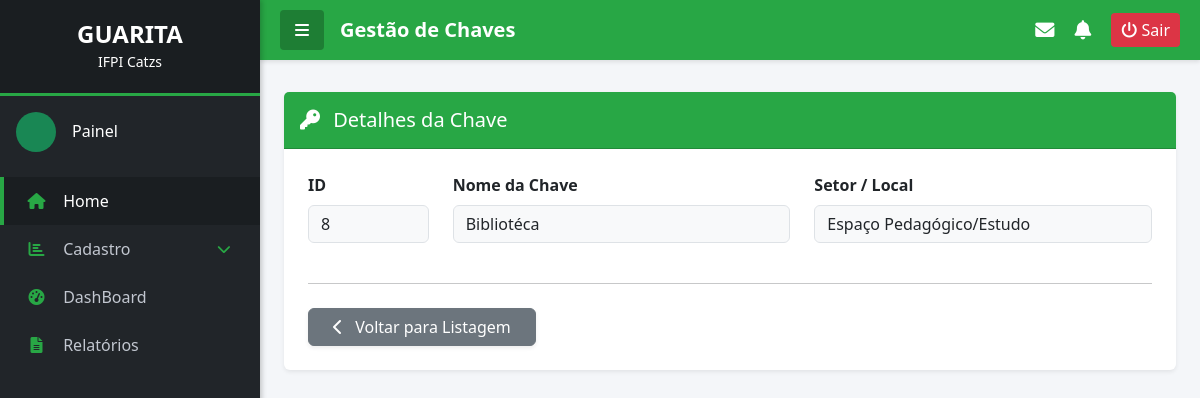
The page /chaves/detalhes/8/ on the database its author committed.
### controle_chaves/models.py (models this page shows, shortened)
class Chave(models.Model):
    nome = models.CharField(max_length=50) # Ex: Chave 01
    setor = models.CharField(max_length=100) # Ex: Laboratório de Informática
    disponivel = models.BooleanField(default=True)

### controle_chaves/views.py (the view)
# urls.py: path('chaves/detalhes/<int:id>/', views.detalhar_chave, name='detalhar_chave'),
def detalhar_chave(request, id):
    try:
        Chave_instancia = Chave.objects.get(pk=id)
    except Chave.DoesNotExist:
        messages.error(request, 'Chave não encontrada.')
        return redirect('listar_chave')
    contexto = {
        'chave': Chave_instancia
    }
    return render(request, 'home/chaves/detalhes.html', contexto)

### controle_chaves/templates/home/chaves/detalhes.html (shortened to what this page needs)
{% extends "home/base.html" %}
{% block conteudo %}
<div class="container-fluid px-0">
    <div class="row justify-content-center">
        <div class="col-12">
            <div class="card border-0 shadow-sm mt-2">
                <div class="card-header text-white fw-bold py-3" style="background-color: var(--ifpi-verde);">
                    <h5 class="mb-0"><i class="fas fa-key me-2"></i> Detalhes da Chave</h5>
                </div>
                <div class="card-body p-4">
                    <div class="row">
                        <div class="col-md-2 mb-3">
                            <label class="form-label fw-bold">ID</label>
                            <input type="text" class="form-control bg-light" value="{{ chave.id }}" readonly>
                        </div>
                        <div class="col-md-5 mb-3">
                            <label class="form-label fw-bold">Nome da Chave</label>
                            <input type="text" class="form-control bg-light" value="{{ chave.nome }}" readonly>
                        </div>
                        <div class="col-md-5 mb-3">
                            <label class="form-label fw-bold">Setor / Local</label>
                            <input type="text" class="form-control bg-light" value="{{ chave.setor }}" readonly>
                        </div>
                    </div>
                    <hr class="mt-4 mb-4">
                    <div class="d-flex justify-content-start">
                        <a href="{% url 'listar_chave' %}" class="btn btn-secondary shadow-sm px-4 text-white">
                            <i class="fas fa-chevron-left me-2"></i> Voltar para Listagem
                        </a>
                    </div>
                </div>
            </div>
        </div>
    </div>
</div>
{% endblock conteudo %}

### controle_chaves/templates/home/base.html (style rules this page uses)
:root { --ifpi-verde: #28a745; --ifpi-verde-escuro: #1e7e34; --ifpi-vermelho: #dc3545; --ifpi-preto: #212529; --ifpi-preto-escuro: #1a1e21; --ifpi-branco: #ffffff; --fundo-conteudo: #f4f6f9; --sidebar-width: 260px; }
body { font-family: 'Segoe UI', Tahoma, Geneva, Verdana, sans-serif; background-color: var(--fundo-conteudo); margin: 0; overflow-x: hidden; }

### rows shown on the page
Chave: id "8", nome "Bibliotéca", setor "Espaço Pedagógico/Estudo"
